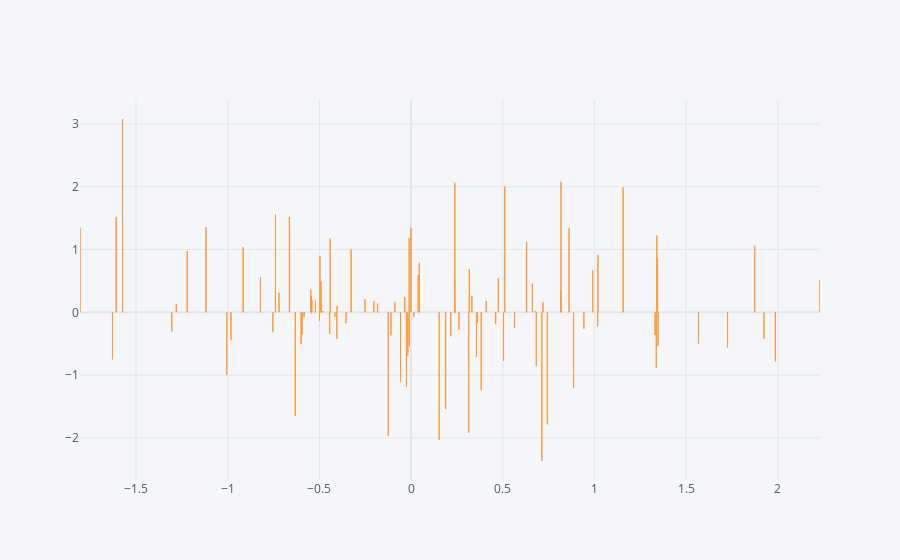

Notebook cell for this chart:
### Code cell
df.iplot(kind = 'bar', x = "A", y = "B")
